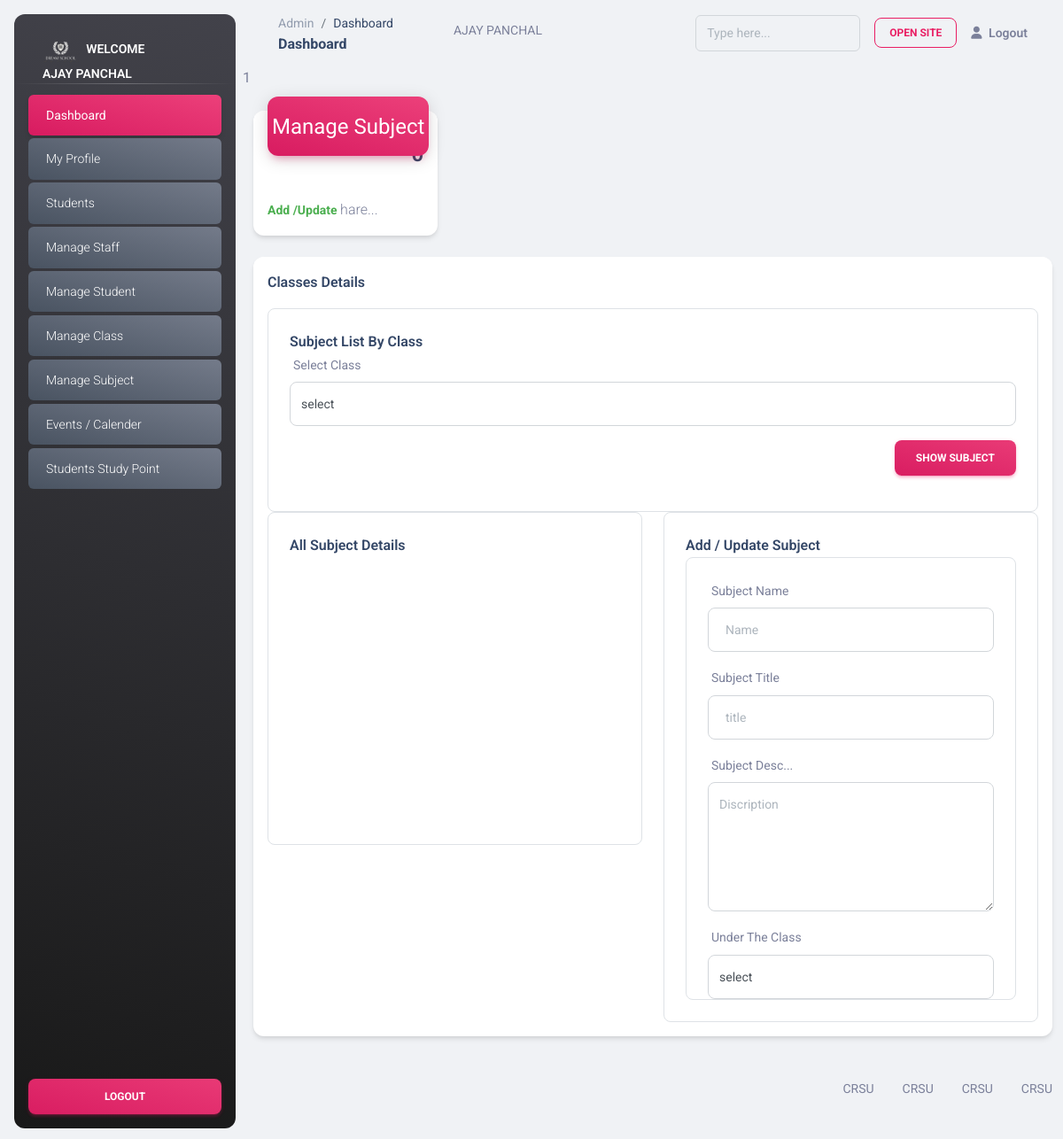
Page /admin/managesubject.php (signed in) on the earlier database version.
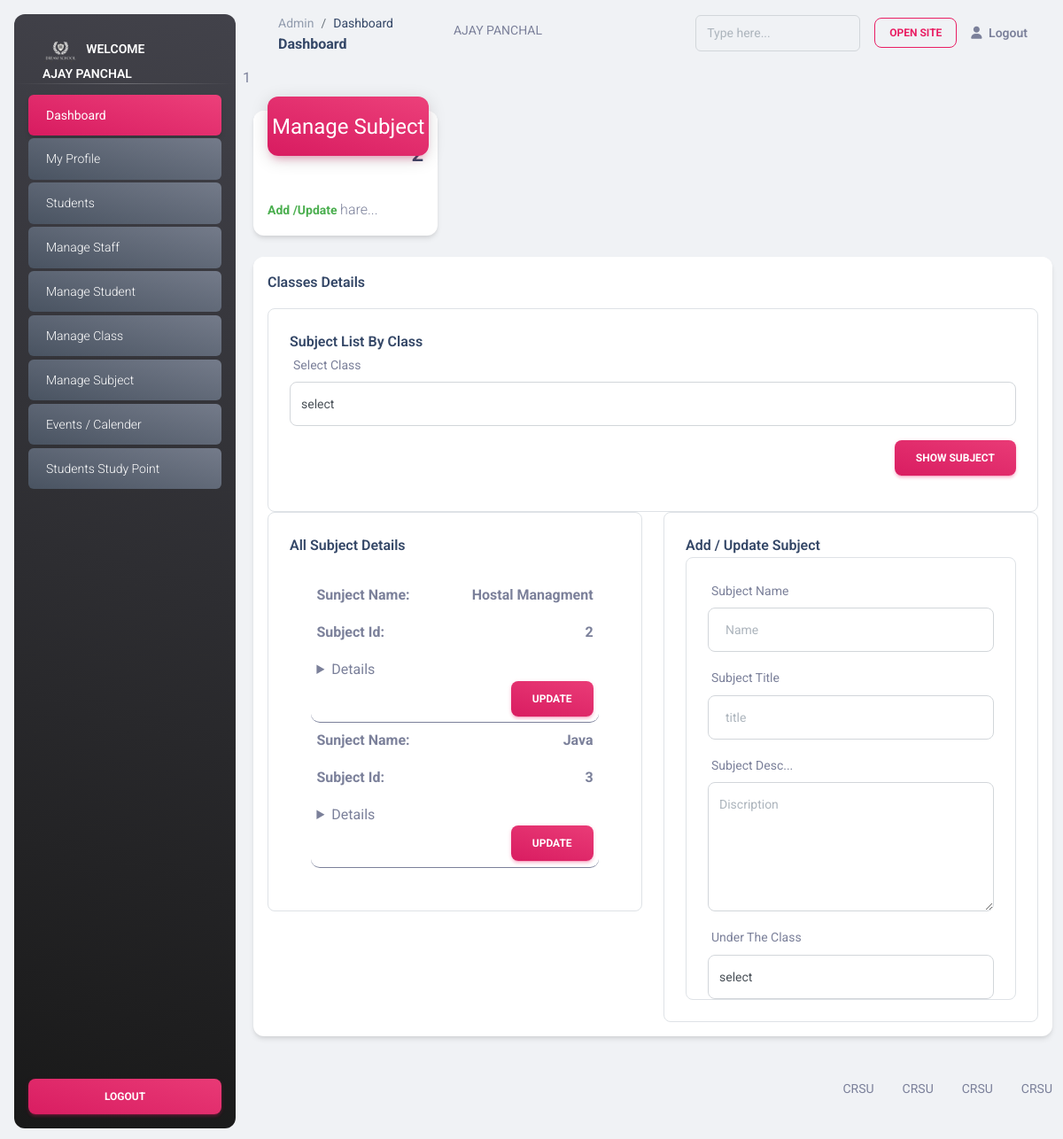
Same page on the later database version.
### tables this page shows
CREATE TABLE `subject` (
  `id` int(11) NOT NULL,
  `subject_name` varchar(500) DEFAULT NULL,
  `subject_title` mediumtext DEFAULT NULL,
  `discription` longtext DEFAULT NULL,
  `class_id` int(11) DEFAULT NULL,
  `insert_by` int(11) DEFAULT NULL,
  `update_by` int(11) DEFAULT NULL,
  `insert_at` timestamp NULL DEFAULT current_timestamp(),
  `update_at` timestamp NULL DEFAULT current_timestamp()
);

### admin/managesubject.php (the view, shortened to what the changed rows need)
<?php
include "header.php";
?>
<main class="main-content position-relative max-height-vh-100 h-100 border-radius-lg ">
  <div class="container-fluid py-4">
    <div class="row">
      <div class="col-xl-3 col-sm-6 mb-xl-0 mb-4">
        <div class="card">
          <div class="card-header p-3 pt-2">
            <div class="text-end pt-1">
              <?php
              $sql = "SELECT id FROM subject ";
              $sql = mysqli_query($conn, $sql);
              $total_subj_row = mysqli_num_rows($sql);
              ?>
              <p class="text-sm mb-0 text-capitalize">Total Subject</p>
              <h4 class="mb-0"><?= $total_subj_row ?></h4>
            </div>
          </div>
        </div>
      </div>
    </div>
    <div class="col-md-12 mb-lg-0 mb-4">
      <div class="card mt-4">
        <div class="card-body p-3">
                        <?php
                            $sql = "SELECT * FROM `classes`";
                            $sql = mysqli_query($conn, $sql);
                            while ($row = mysqli_fetch_assoc($sql)) {
                              if (isset($_GET['cls'])) {
                                $cls = $_GET['cls'];
                                if ($row['id'] == $cls) {
                                  $class_name = $row['class_name'];
                                }
                              } else {
                                $cls = "";
                              }
                            ?>
                        <?php } ?>
          <div class="row">
            <div class="col-md-6 mb-md-0 mb-4">
              <div class="card card-body border card-plain border-radius-lg  ">
                <div class="card card-body   card-plain border-radius-lg  "
                  style="overflow-y: scroll;min-height: 300px; max-height: 500px;">
                  <?php
                       $sql = "SELECT * FROM subject ";
                       $sql = mysqli_query($conn, $sql);
                       if (mysqli_num_rows($sql) > 0) {
                         while ($subj_row = mysqli_fetch_assoc($sql)) {
                       ?>
                  <div class="col-md-12 mb-md-0 mb-4 event-item">
                    <p><b>Sunject Name: </b><b style="float:right"><?= $subj_row['subject_name'] ?></b></p>
                    <p><b>Subject Id: </b><b style="float:right"><?= $subj_row['id'] ?></b></p>
                    <details>
                    </details>
                    <div class="col-12 text-end">
                      <a class="btn bg-gradient-primary mb-0"
                        href="managesubject.php?cls=<?= $cls ?>&subj=<?= $subj_row['id'] ?>">update</a>
                    </div>
                  </div>
                  <?php
                         }
                       }
                         ?>
                </div>
              </div>
            </div>
          </div>
        </div>
      </div>
    </div>
  </div>
</main>
<?php include "footer.php" ?>

Differences in the rows shown:
added subject: subject_name "Hostal Managment", id "2"
added subject: subject_name "Java", id "3"
Other differences:
$total_subj_row: "0" → "2"
